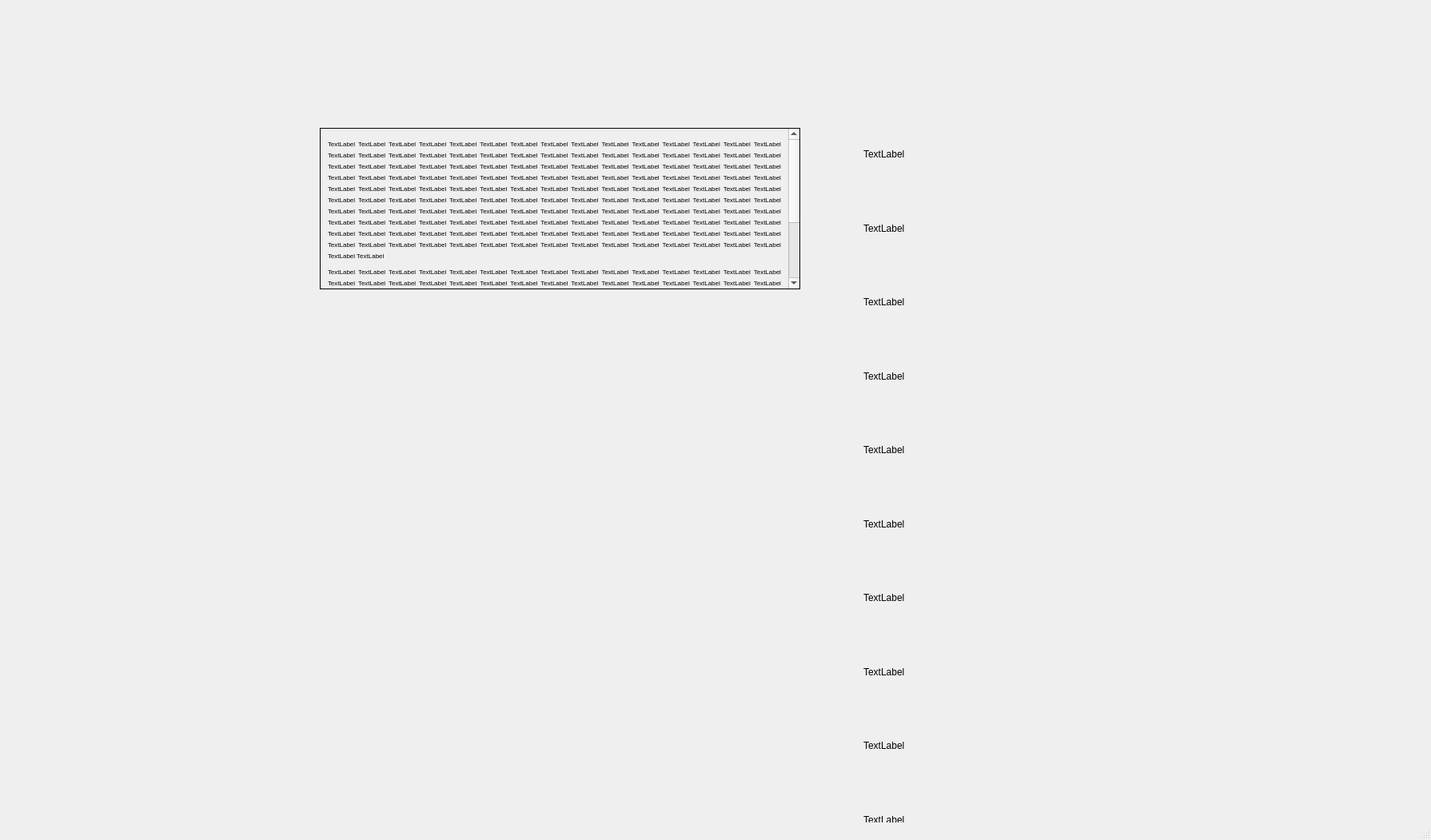
<?xml version="1.0" encoding="UTF-8"?>
<ui version="4.0">
 <class>MainWindow</class>
 <widget class="QMainWindow" name="MainWindow">
  <property name="geometry">
   <rect>
    <x>0</x>
    <y>0</y>
    <width>1790</width>
    <height>1051</height>
   </rect>
  </property>
  <property name="windowTitle">
   <string>MainWindow</string>
  </property>
  <widget class="QWidget" name="centralwidget">
   <widget class="QScrollArea" name="scrollArea">
    <property name="geometry">
     <rect>
      <x>400</x>
      <y>160</y>
      <width>601</width>
      <height>202</height>
     </rect>
    </property>
    <property name="minimumSize">
     <size>
      <width>601</width>
      <height>0</height>
     </size>
    </property>
    <property name="whatsThis">
     <string>&lt;html&gt;&lt;head/&gt;&lt;body&gt;&lt;p align=&quot;justify&quot;&gt;begegterg begegtergbegegtergbegegtergbegegtergbegegtergbegegtergbegegterg begegterg begegtergbegegtergbegegtergbegegtergbegegtergbegegtergbegegtergbegegterg begegtergbegegtergbegegtergbegegtergbegegtergbegegtergbegegtergbegegterg begegtergbegegtergbegegtergbegegtergbegegtergbegegtergbegegtergbegegterg begegtergbegegtergbegegtergbegegtergbegegtergbegegtergbegegtergbegegterg begegtergbegegtergbegegtergbegegtergbegegtergbegegtergbegegtergbegegterg begegtergbegegtergbegegtergbegegtergbegegtergbegegtergbegegtergbegegterg begegtergbegegtergbegegtergbegegtergbegegtergbegegtergbegegtergbegegterg begegtergbegegtergbegegtergbegegtergbegegtergbegegtergbegegtergbegegterg begegtergbegegtergbegegtergbegegtergbegegtergbegegtergbegegtergbegegterg begegtergbegegtergbegegtergbegegtergbegegtergbegegtergbegegtergbegegterg begegtergbegegtergbegegtergbegegtergbegegtergbegegtergbegegtergbegegterg begegtergbegegtergbegegtergbegegtergbegegtergbegegtergbegegtergbegegterg begegtergbegegtergbegegtergbegegtergbegegtergbegegtergbegegtergbegegterg begegtergbegegtergbegegtergbegegtergbegegtergbegegtergbegegtergbegegterg begegtergbegegtergbegegtergbegegtergbegegtergbegegtergbegegterg&lt;/p&gt;&lt;/body&gt;&lt;/html&gt;</string>
    </property>
    <property name="frameShape">
     <enum>QFrame::Box</enum>
    </property>
    <property name="frameShadow">
     <enum>QFrame::Plain</enum>
    </property>
    <property name="verticalScrollBarPolicy">
     <enum>Qt::ScrollBarAlwaysOn</enum>
    </property>
    <property name="horizontalScrollBarPolicy">
     <enum>Qt::ScrollBarAlwaysOff</enum>
    </property>
    <property name="sizeAdjustPolicy">
     <enum>QAbstractScrollArea::AdjustToContentsOnFirstShow</enum>
    </property>
    <property name="widgetResizable">
     <bool>true</bool>
    </property>
    <widget class="QWidget" name="scrollAreaWidgetContents">
     <property name="geometry">
      <rect>
       <x>0</x>
       <y>0</y>
       <width>582</width>
       <height>258</height>
      </rect>
     </property>
     <layout class="QVBoxLayout" name="verticalLayout">
      <item>
       <widget class="QLabel" name="label_12">
        <property name="text">
         <string>&lt;html&gt;&lt;head/&gt;&lt;body&gt;&lt;p align=&quot;justify&quot;&gt;&lt;span style=&quot; vertical-align:sub;&quot;&gt;TextLabel TextLabel TextLabel TextLabel TextLabel TextLabel TextLabel TextLabel TextLabel TextLabel TextLabel TextLabel TextLabel TextLabel TextLabel TextLabel TextLabel TextLabel TextLabel TextLabel TextLabel TextLabel TextLabel TextLabel TextLabel TextLabel TextLabel TextLabel TextLabel TextLabel TextLabel TextLabel TextLabel TextLabel TextLabel TextLabel TextLabel TextLabel TextLabel TextLabel TextLabel TextLabel TextLabel TextLabel TextLabel TextLabel TextLabel TextLabel TextLabel TextLabel TextLabel TextLabel TextLabel TextLabel TextLabel TextLabel TextLabel TextLabel TextLabel TextLabel TextLabel TextLabel TextLabel TextLabel TextLabel TextLabel TextLabel TextLabel TextLabel TextLabel TextLabel TextLabel TextLabel TextLabel TextLabel TextLabel TextLabel TextLabel TextLabel TextLabel TextLabel TextLabel TextLabel TextLabel TextLabel TextLabel TextLabel TextLabel TextLabel TextLabel TextLabel TextLabel TextLabel TextLabel TextLabel TextLabel TextLabel TextLabel TextLabel TextLabel TextLabel TextLabel TextLabel TextLabel TextLabel TextLabel TextLabel TextLabel TextLabel TextLabel TextLabel TextLabel TextLabel TextLabel TextLabel TextLabel TextLabel TextLabel TextLabel TextLabel TextLabel TextLabel TextLabel TextLabel TextLabel TextLabel TextLabel TextLabel TextLabel TextLabel TextLabel TextLabel TextLabel TextLabel TextLabel TextLabel TextLabel TextLabel TextLabel TextLabel TextLabel TextLabel TextLabel TextLabel TextLabel TextLabel TextLabel TextLabel TextLabel TextLabel TextLabel TextLabel&lt;/span&gt;&lt;/p&gt;&lt;/body&gt;&lt;/html&gt;</string>
        </property>
        <property name="wordWrap">
         <bool>true</bool>
        </property>
       </widget>
      </item>
      <item>
       <widget class="QLabel" name="label_13">
        <property name="text">
         <string>&lt;html&gt;&lt;head/&gt;&lt;body&gt;&lt;p align=&quot;justify&quot;&gt;&lt;span style=&quot; vertical-align:sub;&quot;&gt;TextLabel TextLabel TextLabel TextLabel TextLabel TextLabel TextLabel TextLabel TextLabel TextLabel TextLabel TextLabel TextLabel TextLabel TextLabel TextLabel TextLabel TextLabel TextLabel TextLabel TextLabel TextLabel TextLabel TextLabel TextLabel TextLabel TextLabel TextLabel TextLabel TextLabel TextLabel TextLabel TextLabel TextLabel TextLabel TextLabel TextLabel TextLabel TextLabel TextLabel TextLabel TextLabel TextLabel TextLabel TextLabel TextLabel TextLabel TextLabel TextLabel TextLabel TextLabel TextLabel TextLabel TextLabel TextLabel TextLabel TextLabel TextLabel TextLabel TextLabel TextLabel TextLabel TextLabel TextLabel TextLabel TextLabel TextLabel TextLabel TextLabel TextLabel TextLabel TextLabel TextLabel TextLabel TextLabel TextLabel TextLabel TextLabel TextLabel TextLabel TextLabel TextLabel TextLabel TextLabel TextLabel TextLabel TextLabel TextLabel TextLabel TextLabel TextLabel TextLabel TextLabel TextLabel TextLabel TextLabel TextLabel TextLabel TextLabel TextLabel TextLabel TextLabel TextLabel TextLabel TextLabel TextLabel TextLabel TextLabel TextLabel TextLabel TextLabel TextLabel TextLabel TextLabel TextLabel TextLabel TextLabel TextLabel TextLabel TextLabel TextLabel TextLabel TextLabel TextLabel TextLabel TextLabel TextLabel TextLabel TextLabel TextLabel TextLabel TextLabel TextLabel TextLabel TextLabel TextLabel TextLabel TextLabel TextLabel TextLabel TextLabel TextLabel TextLabel TextLabel TextLabel TextLabel TextLabel TextLabel TextLabel TextLabel TextLabel TextLabel&lt;/span&gt;&lt;/p&gt;&lt;/body&gt;&lt;/html&gt;</string>
        </property>
        <property name="wordWrap">
         <bool>true</bool>
        </property>
       </widget>
      </item>
     </layout>
    </widget>
   </widget>
   <widget class="QWidget" name="gridLayoutWidget">
    <property name="geometry">
     <rect>
      <x>1080</x>
      <y>150</y>
      <width>591</width>
      <height>1011</height>
     </rect>
    </property>
    <layout class="QGridLayout" name="gridLayout">
     <item row="11" column="0">
      <widget class="QLabel" name="label">
       <property name="text">
        <string>TextLabel</string>
       </property>
      </widget>
     </item>
     <item row="10" column="0">
      <widget class="QLabel" name="label_2">
       <property name="text">
        <string>TextLabel</string>
       </property>
      </widget>
     </item>
     <item row="2" column="0">
      <widget class="QLabel" name="label_5">
       <property name="text">
        <string>TextLabel</string>
       </property>
      </widget>
     </item>
     <item row="8" column="0">
      <widget class="QLabel" name="label_6">
       <property name="text">
        <string>TextLabel</string>
       </property>
      </widget>
     </item>
     <item row="7" column="0">
      <widget class="QLabel" name="label_7">
       <property name="text">
        <string>TextLabel</string>
       </property>
      </widget>
     </item>
     <item row="9" column="0">
      <widget class="QLabel" name="label_4">
       <property name="text">
        <string>TextLabel</string>
       </property>
      </widget>
     </item>
     <item row="6" column="0">
      <widget class="QLabel" name="label_11">
       <property name="text">
        <string>TextLabel</string>
       </property>
      </widget>
     </item>
     <item row="5" column="0">
      <widget class="QLabel" name="label_10">
       <property name="text">
        <string>TextLabel</string>
       </property>
      </widget>
     </item>
     <item row="3" column="0">
      <widget class="QLabel" name="label_9">
       <property name="text">
        <string>TextLabel</string>
       </property>
      </widget>
     </item>
     <item row="4" column="0">
      <widget class="QLabel" name="label_8">
       <property name="text">
        <string>TextLabel</string>
       </property>
      </widget>
     </item>
     <item row="1" column="0">
      <widget class="QLabel" name="label_3">
       <property name="text">
        <string>TextLabel</string>
       </property>
      </widget>
     </item>
    </layout>
   </widget>
  </widget>
  <widget class="QMenuBar" name="menubar">
   <property name="geometry">
    <rect>
     <x>0</x>
     <y>0</y>
     <width>1790</width>
     <height>21</height>
    </rect>
   </property>
  </widget>
  <widget class="QStatusBar" name="statusbar"/>
 </widget>
 <resources/>
 <connections/>
</ui>
